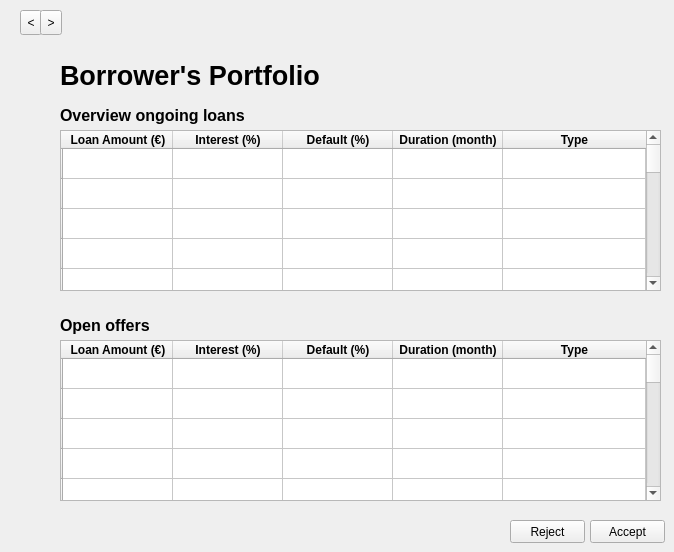
  <widget class="QWidget" name="borrowers_portfolio">
   <widget class="QTableWidget" name="bp_open_offers_table">
    <property name="geometry">
     <rect>
      <x>60</x>
      <y>340</y>
      <width>601</width>
      <height>161</height>
     </rect>
    </property>
    <property name="maximumSize">
     <size>
      <width>641</width>
      <height>16777215</height>
     </size>
    </property>
    <property name="font">
     <font>
      <weight>75</weight>
      <bold>true</bold>
     </font>
    </property>
    <property name="alternatingRowColors">
     <bool>false</bool>
    </property>
    <attribute name="horizontalHeaderDefaultSectionSize">
     <number>110</number>
    </attribute>
    <attribute name="horizontalHeaderStretchLastSection">
     <bool>true</bool>
    </attribute>
    <row>
     <property name="text">
      <string/>
     </property>
    </row>
    <row>
     <property name="text">
      <string/>
     </property>
    </row>
    <row>
     <property name="text">
      <string/>
     </property>
    </row>
    <row>
     <property name="text">
      <string/>
     </property>
    </row>
    <row>
     <property name="text">
      <string/>
     </property>
    </row>
    <row>
     <property name="text">
      <string/>
     </property>
    </row>
    <row>
     <property name="text">
      <string/>
     </property>
    </row>
    <row>
     <property name="text">
      <string/>
     </property>
    </row>
    <row>
     <property name="text">
      <string/>
     </property>
    </row>
    <row>
     <property name="text">
      <string/>
     </property>
    </row>
    <row>
     <property name="text">
      <string/>
     </property>
    </row>
    <row>
     <property name="text">
      <string/>
     </property>
    </row>
    <row>
     <property name="text">
      <string/>
     </property>
    </row>
    <row>
     <property name="text">
      <string/>
     </property>
    </row>
    <row>
     <property name="text">
      <string/>
     </property>
    </row>
    <row>
     <property name="text">
      <string/>
     </property>
    </row>
    <row>
     <property name="text">
      <string/>
     </property>
    </row>
    <row>
     <property name="text">
      <string/>
     </property>
    </row>
    <row>
     <property name="text">
      <string/>
     </property>
    </row>
    <column>
     <property name="text">
      <string>Loan Amount (€)</string>
     </property>
     <property name="font">
      <font>
       <weight>75</weight>
       <bold>true</bold>
      </font>
     </property>
    </column>
    <column>
     <property name="text">
      <string>Interest (%)</string>
     </property>
     <property name="font">
      <font>
       <weight>75</weight>
       <bold>true</bold>
      </font>
     </property>
    </column>
    <column>
     <property name="text">
      <string>Default (%)</string>
     </property>
     <property name="font">
      <font>
       <weight>75</weight>
       <bold>true</bold>
      </font>
     </property>
    </column>
    <column>
     <property name="text">
      <string>Duration (month)</string>
     </property>
     <property name="font">
      <font>
       <weight>75</weight>
       <bold>true</bold>
      </font>
     </property>
    </column>
    <column>
     <property name="text">
      <string>Type</string>
     </property>
     <property name="font">
      <font>
       <weight>75</weight>
       <bold>true</bold>
      </font>
     </property>
    </column>
   </widget>
   <widget class="QPushButton" name="bp_reject_pushbutton">
    <property name="geometry">
     <rect>
      <x>510</x>
      <y>520</y>
      <width>75</width>
      <height>23</height>
     </rect>
    </property>
    <property name="text">
     <string>Reject</string>
    </property>
   </widget>
   <widget class="QLabel" name="bp_open_offers_label">
    <property name="geometry">
     <rect>
      <x>60</x>
      <y>310</y>
      <width>121</width>
      <height>31</height>
     </rect>
    </property>
    <property name="font">
     <font>
      <pointsize>10</pointsize>
      <weight>75</weight>
      <bold>true</bold>
     </font>
    </property>
    <property name="text">
     <string>&lt;html&gt;&lt;head/&gt;&lt;body&gt;&lt;p&gt;&lt;span style=&quot; font-size:12pt;&quot;&gt;Open offers&lt;/span&gt;&lt;/p&gt;&lt;/body&gt;&lt;/html&gt;</string>
    </property>
   </widget>
   <widget class="QPushButton" name="bp_accept_pushbutton">
    <property name="geometry">
     <rect>
      <x>590</x>
      <y>520</y>
      <width>75</width>
      <height>23</height>
     </rect>
    </property>
    <property name="text">
     <string>Accept</string>
    </property>
   </widget>
   <widget class="QLabel" name="bp_ongoing_loans_label">
    <property name="geometry">
     <rect>
      <x>60</x>
      <y>100</y>
      <width>231</width>
      <height>31</height>
     </rect>
    </property>
    <property name="font">
     <font>
      <pointsize>12</pointsize>
      <weight>50</weight>
      <bold>false</bold>
     </font>
    </property>
    <property name="text">
     <string>&lt;html&gt;&lt;head/&gt;&lt;body&gt;&lt;p&gt;&lt;span style=&quot; font-weight:600;&quot;&gt;Overview ongoing loans&lt;/span&gt;&lt;/p&gt;&lt;/body&gt;&lt;/html&gt;</string>
    </property>
   </widget>
   <widget class="QLabel" name="bp_title_label">
    <property name="geometry">
     <rect>
      <x>60</x>
      <y>60</y>
      <width>311</width>
      <height>31</height>
     </rect>
    </property>
    <property name="font">
     <font>
      <pointsize>20</pointsize>
      <weight>75</weight>
      <bold>true</bold>
     </font>
    </property>
    <property name="text">
     <string>Borrower's Portfolio</string>
    </property>
   </widget>
   <widget class="QTableWidget" name="bp_ongoing_loans_table">
    <property name="geometry">
     <rect>
      <x>60</x>
      <y>130</y>
      <width>601</width>
      <height>161</height>
     </rect>
    </property>
    <property name="maximumSize">
     <size>
      <width>641</width>
      <height>16777215</height>
     </size>
    </property>
    <property name="font">
     <font>
      <weight>75</weight>
      <bold>true</bold>
     </font>
    </property>
    <property name="alternatingRowColors">
     <bool>false</bool>
    </property>
    <attribute name="horizontalHeaderDefaultSectionSize">
     <number>110</number>
    </attribute>
    <attribute name="horizontalHeaderStretchLastSection">
     <bool>true</bool>
    </attribute>
    <row>
     <property name="text">
      <string/>
     </property>
    </row>
    <row>
     <property name="text">
      <string/>
     </property>
    </row>
    <row>
     <property name="text">
      <string/>
     </property>
    </row>
    <row>
     <property name="text">
      <string/>
     </property>
    </row>
    <row>
     <property name="text">
      <string/>
     </property>
    </row>
    <row>
     <property name="text">
      <string/>
     </property>
    </row>
    <row>
     <property name="text">
      <string/>
     </property>
    </row>
    <row>
     <property name="text">
      <string/>
     </property>
    </row>
    <row>
     <property name="text">
      <string/>
     </property>
    </row>
    <row>
     <property name="text">
      <string/>
     </property>
    </row>
    <row>
     <property name="text">
      <string/>
     </property>
    </row>
    <row>
     <property name="text">
      <string/>
     </property>
    </row>
    <row>
     <property name="text">
      <string/>
     </property>
    </row>
    <row>
     <property name="text">
      <string/>
     </property>
    </row>
    <row>
     <property name="text">
      <string/>
     </property>
    </row>
    <row>
     <property name="text">
      <string/>
     </property>
    </row>
    <row>
     <property name="text">
      <string/>
     </property>
    </row>
    <row>
     <property name="text">
      <string/>
     </property>
    </row>
    <row>
     <property name="text">
      <string/>
     </property>
    </row>
    <column>
     <property name="text">
      <string>Loan Amount (€)</string>
     </property>
     <property name="font">
      <font>
       <weight>75</weight>
       <bold>true</bold>
      </font>
     </property>
    </column>
    <column>
     <property name="text">
      <string>Interest (%)</string>
     </property>
     <property name="font">
      <font>
       <weight>75</weight>
       <bold>true</bold>
      </font>
     </property>
    </column>
    <column>
     <property name="text">
      <string>Default (%)</string>
     </property>
     <property name="font">
      <font>
       <weight>75</weight>
       <bold>true</bold>
      </font>
     </property>
    </column>
    <column>
     <property name="text">
      <string>Duration (month)</string>
     </property>
     <property name="font">
      <font>
       <weight>75</weight>
       <bold>true</bold>
      </font>
     </property>
    </column>
    <column>
     <property name="text">
      <string>Type</string>
     </property>
     <property name="font">
      <font>
       <weight>75</weight>
       <bold>true</bold>
      </font>
     </property>
    </column>
   </widget>
   <widget class="QToolButton" name="prev_4">
    <property name="geometry">
     <rect>
      <x>20</x>
      <y>10</y>
      <width>22</width>
      <height>25</height>
     </rect>
    </property>
    <property name="text">
     <string>&lt;</string>
    </property>
   </widget>
   <widget class="QToolButton" name="next_4">
    <property name="geometry">
     <rect>
      <x>40</x>
      <y>10</y>
      <width>22</width>
      <height>25</height>
     </rect>
    </property>
    <property name="text">
     <string>&gt;</string>
    </property>
   </widget>
  </widget>
